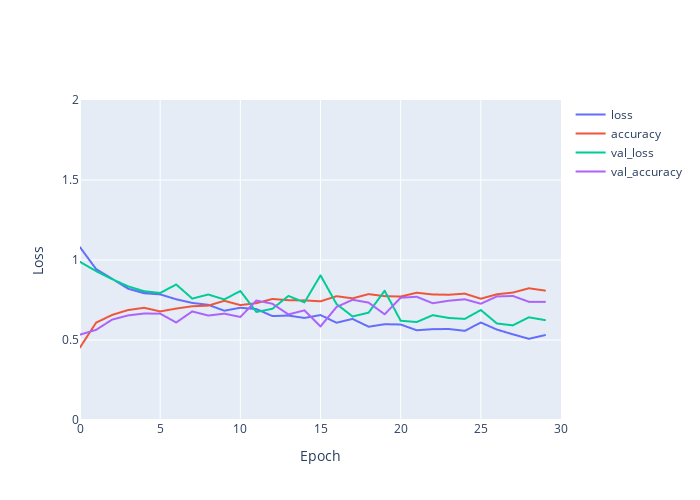

Notebook code cell kept with this figure:
### Code cell
# 'flandre_scarlet'
# 'hakurei_reimu'
# 'komeiji_koishi'

# image: 64x64x3 ALL IMAGES

from tensorflow.keras.optimizers import Adadelta

model = Sequential()
model.add(Dense(2048, input_shape=(12288,), activation="relu"))
model.add(Dense(1024, activation="relu"))
model.add(Dense(256, activation="relu"))
model.add(Dense(len(lb.classes_), activation="softmax"))

# Скорость обучения
INIT_LR = 0.005

# Количество эпох
EPOCHS = 30

# Размер батча
BATCH_SIZE = 200

model, history = trainModel(model, EPOCHS, BATCH_SIZE, Adadelta(INIT_LR))

### Figure 1 — Plotly figure (JSON) as saved in the notebook; plotly's stock layout.template omitted (floating-point values rounded to 4 significant figures)
{"data": [{"name": "loss", "type": "scattergl", "y": [1.08, 0.9436, 0.8827, 0.8205, 0.7922, 0.7852, 0.7546, 0.7318, 0.7198, 0.6829, 0.7015, 0.6932, 0.6496, 0.6527, 0.6377, 0.6559, 0.6079, 0.632, 0.5829, 0.5986, 0.5969, 0.5608, 0.5677, 0.5688, 0.5572, 0.6093, 0.5652, 0.5353, 0.5074, 0.5305]}, {"name": "accuracy", "type": "scattergl", "y": [0.4533, 0.6076, 0.6569, 0.6872, 0.7013, 0.6786, 0.6964, 0.7109, 0.7148, 0.7451, 0.7181, 0.7303, 0.7566, 0.7487, 0.7474, 0.7418, 0.7737, 0.7602, 0.7868, 0.774, 0.7717, 0.7954, 0.7845, 0.7829, 0.7898, 0.7579, 0.7859, 0.7964, 0.8234, 0.8089]}, {"name": "val_loss", "type": "scattergl", "y": [0.9884, 0.9306, 0.8809, 0.8353, 0.805, 0.7939, 0.8469, 0.7588, 0.7843, 0.7535, 0.8063, 0.6753, 0.695, 0.7754, 0.7349, 0.9042, 0.7246, 0.6472, 0.6708, 0.808, 0.6204, 0.6122, 0.6552, 0.6377, 0.6319, 0.6874, 0.6033, 0.5913, 0.6416, 0.6244]}, {"name": "val_accuracy", "type": "scattergl", "y": [0.5335, 0.5631, 0.6272, 0.6538, 0.6657, 0.6647, 0.6095, 0.6785, 0.6529, 0.6647, 0.644, 0.7465, 0.7268, 0.6598, 0.6854, 0.5848, 0.7061, 0.7515, 0.7337, 0.6607, 0.7643, 0.7702, 0.7298, 0.7456, 0.7544, 0.7268, 0.7722, 0.7751, 0.7387, 0.7387]}], "layout": {"height": 500, "width": 700, "xaxis": {"range": [0, 30], "title": {"text": "Epoch"}}, "yaxis": {"range": [0, 2], "title": {"text": "Loss"}}}}
